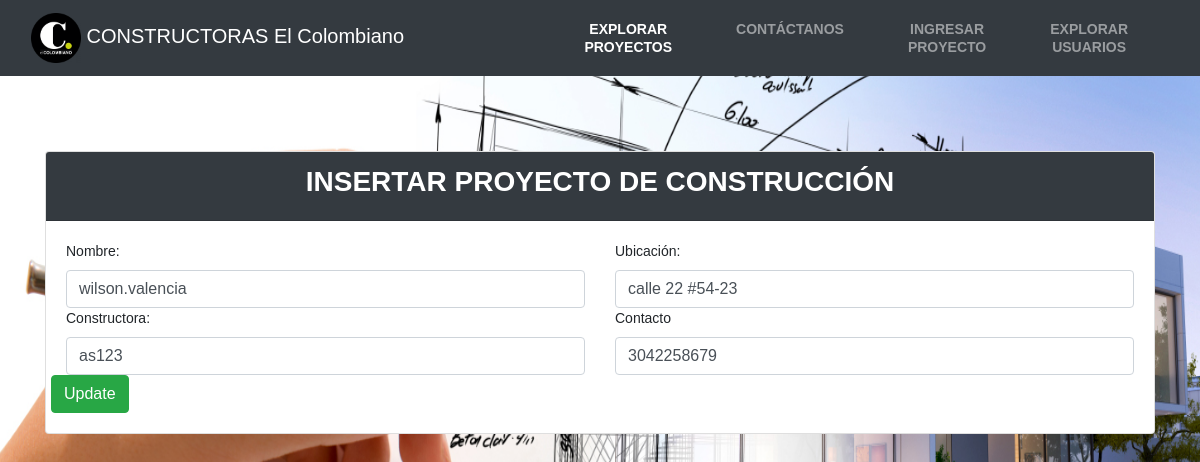
/src/app/models/edit.php?id=1, run on the app's committed database.
### tables this page shows
CREATE TABLE proyectos(
   codigo_proyectos INT NOT NULL PRIMARY KEY AUTO_INCREMENT,
    nombre VARCHAR(75) not null,
    direccion VARCHAR(75) not null,
    constructora VARCHAR(75) not null,
    contacto VARCHAR(255) not null,
    data_create timestamp default current_timestamp
);

### src/app/models/edit.php (the view, shortened to what this page needs)
<?php
if (isset($_GET['id'])) {
    $codigoProyectos = $_GET['id'];
    $query = "SELECT * FROM proyectos WHERE codigo_proyectos= $codigoProyectos";
    $conexion = Conexion::Conectar();
    $result = $conexion->prepare($query);
    $result->execute();
    $usuarios = $result->fetch(PDO::FETCH_ASSOC);
}
?>
<?php include("../includes/header.php") ?>
<div class="container">
    <div class="card">
        <div class="card-header bg-dark">
            <h3 class="text-white text-uppercase d-flex justify-content-center">Insertar proyecto de construcción</h3>
        </div>
        <form action="edit.php?id=<?php echo $_GET['id']; ?>" method="POST">
            <div class="card-body">
                <div class="row">
                    <div class="col-md-6">
                        <label for="nombre">Nombre:</label>
                        <input class="form-control" type="text" name="nombre" id="nombre" placeholder="Nombre del proyecto" min="6" max="" required value="<?php echo $usuarios['nombre']; ?>" autofocus>
                    </div>
                    <div class="col-md-6">
                        <label for="direccion">Ubicación:</label>
                        <input class="form-control" type="text" name="direccion" id="direccion" placeholder="Ubicación del proyecto" min="6" max="" required value="<?php echo $usuarios['direccion']; ?>">
                    </div>
                </div>
                <div class="row">
                    <div class="col-md-6">
                        <label for="constructora">Constructora:</label>
                        <input class="form-control" type="text" name="constructora" id="constructora" placeholder="Nombre de la constructora" min="6" max="" required value="<?php echo $usuarios['constructora']; ?>" autofocus>
                    </div>
                    <div class="col-md-6">
                        <label for="contacto">Contacto</label>
                        <input class="form-control" type="number" name="contacto" id="contacto" placeholder="Número contacto" min="7" max="10" required value="<?php echo $usuarios['contacto']; ?>" >
                    </div>
                    <button class="btn btn-success" name="update">
                        Update
                    </button>
                </div>
        </form>
    </div>
</div>
<?php include("../includes/footer.php") ?>

### src/public/css/style.css (style rules this page uses)
* { margin: 0; padding: 0; }
body { font-family: "Archivo Narrow", sans-serif; font-size: 14px; }
h1, h2, h3, h4, h5, h6 { font-family: "Archivo Narrow", sans-serif; color: #000000; line-height: 1.3; font-weight: 700; }

### data on the page
proyectos: nombre "wilson.valencia", direccion "calle 22 #54-23", constructora "as123", contacto "3042258679"
